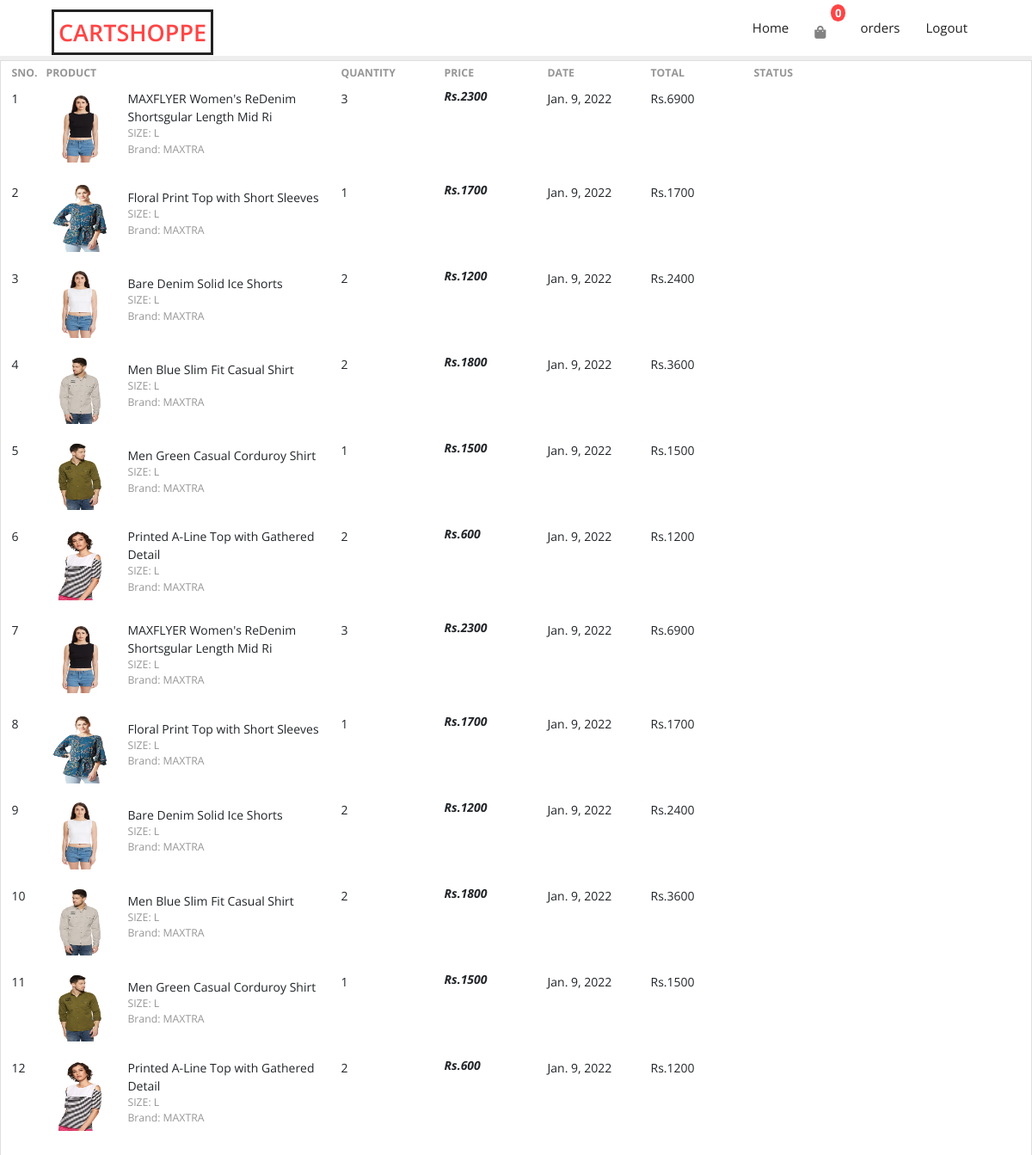
Page /orders (signed in) on the earlier database version.
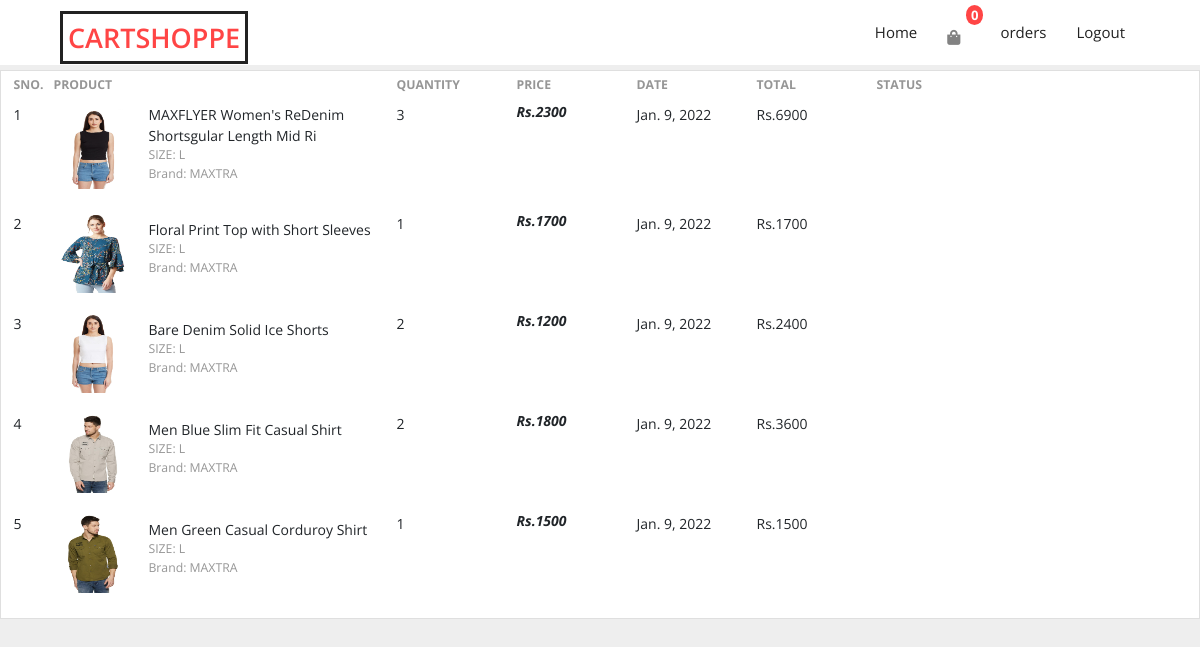
Same page on the later database version.
### store/models/orders.py (models this page shows, shortened)
class Order(models.Model):
    product = models.ForeignKey(Product,
                                on_delete=models.CASCADE)
    customer = models.ForeignKey(Customer,
                                 on_delete=models.CASCADE)
    quantity = models.IntegerField(default=1)
    price = models.IntegerField()
    address = models.CharField(max_length=50, default='', blank=True)
    phone = models.CharField(max_length=50, default='', blank=True)
    date = models.DateField(default=datetime.datetime.today)
    status = models.BooleanField(default=False)
    @staticmethod
    def get_orders_by_customer(customer_id):
        return Order.objects.filter(customer = customer_id).order_by('-date')

### store/models/product.py (models this page shows, shortened)
class Product(models.Model):
    name = models.CharField(max_length=50)
    price = models.IntegerField(default=0)
    category = models.ForeignKey(Category, on_delete=models.CASCADE, default=1)
    description = models.CharField(max_length=200, default='' , null=True , blank=True)
    image = models.ImageField(upload_to='uploads/products/')

### store/views/orders.py (the view)
# urls.py: path('orders',orders.OrderView.as_view(), name="orders"),
class OrderView(View):
    @method_decorator(auth_middleware)
    def get(self, request):
        customer = request.session.get('customer')
        orders = Order.get_orders_by_customer(customer)
        return render(request, 'orders.html', {'orders': orders})

### store/templatetags/custom_filter.py (called while the page is built)
@register.filter(name='currency')
def currency(number):
    return "Rs."+str(number)

@register.filter(name='multiply')
def multiply(number, number1):
    return number*number1

### store/templates/orders.html (shortened to what this page needs)
{% load static %}
<!DOCTYPE html>
<html lang="en">
<head>
<link href="https://cdn.jsdelivr.net/npm/bootstrap@5.1.0/dist/css/bootstrap.min.css" rel="stylesheet"
>
    <link rel="stylesheet" href="{% static 'store/style.css' %}" />
    <link href='https://unpkg.com/boxicons@2.0.9/css/boxicons.min.css' rel='stylesheet'>
    <link rel="stylesheet" href="https://cdnjs.cloudflare.com/ajax/libs/font-awesome/5.15.4/css/all.min.css"
 />
</head>
<body>
    {% load cart %}
    {% load custom_filter %}
	<nav class="nav">
        <div class="wrapper container">
            <div class="logo"><a href="">CARTSHOPPE</a></div>
            <ul class="nav-list">
                <li><a href="/">Home</a></li>
                <li class="icons">
                    <span>
                        <a href="/cart">
                            <i class="fas fa-shopping-bag"></i>
                            <small class="count d-flex">{{request.session.cart.keys|length}}</small>
                        </a>
                    </span>
                   </li>
                {% if request.session.customer %}
                   <li><a href="/orders">orders</a></li>
                   <li><a href="/logout">Logout</a></li>
                {% else %}
                   <li><a href="/signup">Signup</a></li>
                   <li><a href="/login">Login</a></li>
                {% endif %}
            </ul>
        </div>
    </nav>
    <div class="container-fluid">
        <div class="row">
                <div class="card">
                    <div class="table-responsive">
                        <table class="table table-borderless table-shopping-cart">
                            <thead class="text-muted">
                                <tr class="small text-uppercase">
                                    <th scope="col">Sno.</th>
                                    <th scope="col">Product</th>
                                    <th scope="col" width="120">Quantity</th>
                                    <th scope="col" width="120">Price</th>
                                    <th scope="col" width="120">Date</th>
                                    <th scope="col" width="120">Total</th>
                                    <th scope="col" width="120">Status</th>
                                    <th scope="col" class="text-right d-none d-md-block" width="200"></th>
                                </tr>
                            </thead>
                            <tbody>
                            {% for order in orders %}
                                <tr>
                                    <td>{{forloop.counter}}</td>
                                    <td>
                                        <figure class="itemside align-items-center">
                                            <div class="aside"><img src="{{order.product.image.url}}" class="img-sm"></div>
                                            <figcaption class="info"> <a href="#" class="title text-dark" data-abc="true">{{order.product.name}}</a>
                                                <p class="text-muted small">SIZE: L <br> Brand: MAXTRA</p>
                                            </figcaption>
                                        </figure>
                                    </td>
                                    <td> {{order.quantity}}</td>
                                    <td>
                                        <div class="price-wrap"> <var class="price">{{order.price|currency}}</var></div>
                                    </td>
                                    <td> {{order.date}}</td>
                                    <td> {{order.quantity|multiply:order.price|currency}}
                                    {% if order.status %}
                                       <td><small class="badge badge-success">Completed</small></td>
                                    {% else %}
                                    <td><small class="badge badge-warning">Pending</small></td>
                                    {% endif %}
                                </tr>
                            {% endfor %}
                            </tbody>
                        </table>
                    </div>
                </div>
        </div>
    </div>
</body>
</html>

### store/static/store/style.css (style rules this page uses)
:root { --primary: #ff4545; --white: #fff; --black: #222; --grey1: #3a3b3c; --grey2: #828282; }
*,*::before,*::after { margin: 0; padding: 0; box-sizing: inherit; }
html { box-sizing: border-box; font-size: 62.5%; }
body { font-family: 'Open Sans',sans-serif; font-size: 1.6rem; background-color: var(--white); color: var(--black); font-weight: 400; }
a { text-decoration: none; color: inherit; }
li { list-style: none; }
.container { max-width: 114rem; margin: 0 auto; }
@media only screen and (max-width: 1200rem) { .container { padding: 0 3rem; } }
.d-flex { display: flex; align-items: center; }
.nav { position: fixed; top: 0; left: 0; width: 100%; z-index: 999; background-color: var(--white); height: 6.5rem; line-height: 6.5rem; }
.nav .wrapper { display: flex; align-items: center; justify-content: space-between; position: relative; }
.wrapper .logo a { color: var(--primary); font-size: 2.7rem; font-weight: 600; padding: .5rem; border: 3px solid var(--black); }
.wrapper .nav-list { display: inline-flex; }
.nav-list li i { color: var(--grey2); }
.nav-list a { color: var(--black); font-size: 1.5rem; padding: .9rem 1.5rem; border-radius: .5rem; transition: all 300ms ease; }
.nav-list .icons span { display: inline-block; margin: 0.5rem 1rem 0 0; position: relative; }
.nav-list .icons .count { justify-content: center; position: absolute; top: 0; right: -.8rem; background-color: var(--primary); height: 2rem; padding: .5rem; color: var(--white); font-weight: 700; border-radius: 50%; }

### store/templates/orders.html (style rules this page uses)
body { background-color: #eeeeee; font-family: 'Open Sans', serif; font-size: 14px }
.container-fluid { margin-top: 70px }
.img-sm { width: 80px; height: 80px }
.itemside .info { padding-left: 15px; padding-right: 7px }
.table-shopping-cart .price-wrap { line-height: 1.2 }
.table-shopping-cart .price { font-weight: bold; margin-right: 5px; display: block }
.text-muted { color: #969696 !important }
a { text-decoration: none !important }
.card { position: relative; display: -ms-flexbox; display: flex; -ms-flex-direction: column; flex-direction: column; min-width: 0; word-wrap: break-word; background-color: #fff; background-clip: border-box; border: 1px solid rgba(0, 0, 0, .125); border-radius: 0px }
.itemside { position: relative; display: -webkit-box; display: -ms-flexbox; display: flex; width: 100% }
.price { font-weight: 600; color: #212529 }

Differences in the rows shown:
removed Order: product.image (picture), product.name "Printed A-Line Top with Gathered Detail", quantity "2", price "Rs.600", date "Jan. 9, 2022", quantity|multiply "Rs.1200"
removed Order: product.image (picture), product.name "MAXFLYER Women's ReDenim Shortsgular Length Mid Ri", quantity "3", price "Rs.2300", date "Jan. 9, 2022", quantity|multiply "Rs.6900"
removed Order: product.image (picture), product.name "Floral Print Top with Short Sleeves", quantity "1", price "Rs.1700", date "Jan. 9, 2022", quantity|multiply "Rs.1700"
removed Order: product.image (picture), product.name "Bare Denim Solid Ice Shorts", quantity "2", price "Rs.1200", date "Jan. 9, 2022", quantity|multiply "Rs.2400"
removed Order: product.image (picture), product.name "Men Blue Slim Fit Casual Shirt", quantity "2", price "Rs.1800", date "Jan. 9, 2022", quantity|multiply "Rs.3600"
removed Order: product.image (picture), product.name "Men Green Casual Corduroy Shirt", quantity "1", price "Rs.1500", date "Jan. 9, 2022", quantity|multiply "Rs.1500"
removed Order: product.image (picture), product.name "Printed A-Line Top with Gathered Detail", quantity "2", price "Rs.600", date "Jan. 9, 2022", quantity|multiply "Rs.1200"
